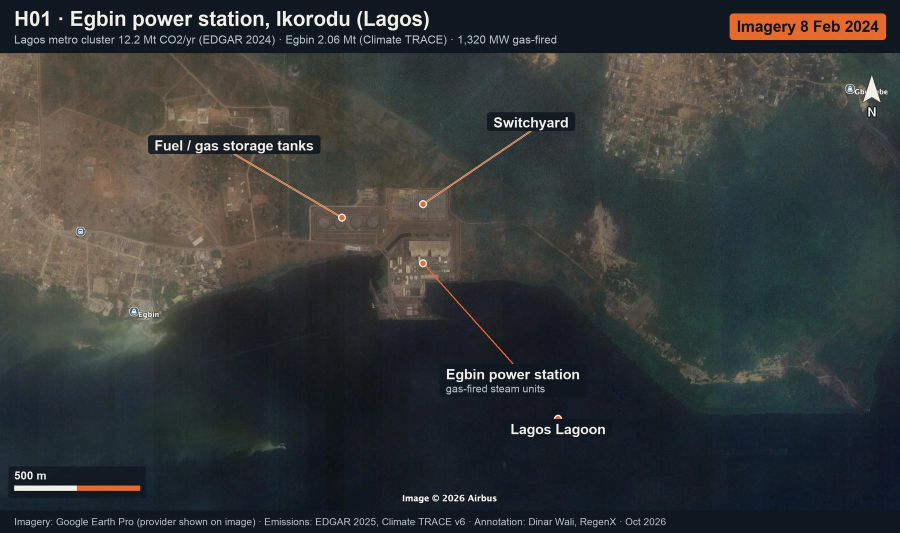
#> input picture atlas/latest/H01_latest.jpg, 1800 x 1066 px (shown at 1/2 size)
$ python -i shoot.py   (imports and definitions only)
#> lines starting #> are read from the running program, lines starting #| are printed output that depends on the picture
import json, sys, time, subprocess, os
import numpy as np
from PIL import Image
sys.path.insert(0,'.'); from cam import write
# [1 line that did not run here, left out]
os.makedirs('raw',exist_ok=True); import tempfile; tmp=os.path.join(tempfile.gettempdir(),'_ge.png')
WIN=os.environ.get('EARTH_WINDOW_ID','')  # Earth Pro CGWindowID (e.g. from an AppleScript/Quartz window list)
def grab(p):
    for _ in range(60):
        if os.path.exists(p): os.remove(p)
        subprocess.run(['screencapture','-x','-o','-l',WIN,p],capture_output=True)
        if os.path.exists(p) and os.path.getsize(p)>0: return
        print('  capture failed (screen locked?) - retrying', flush=True); time.sleep(10)
    raise SystemExit('capture kept failing')
def small(p): return np.asarray(Image.open(p).convert('L').crop((199,250,2740,1541)).resize((254,129)),dtype=float)
#> called with p = '../../atlas/latest/H01_latest.jpg'
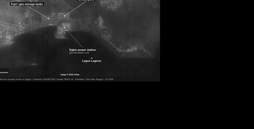
#> returned value: shape (129, 254) float64; min 0, max 178, mean 20.3
# [13 lines not run here, left out]

>>> result = small('../../atlas/latest/H01_latest.jpg')

$ run again, on atlas/latest/H03_latest.jpg
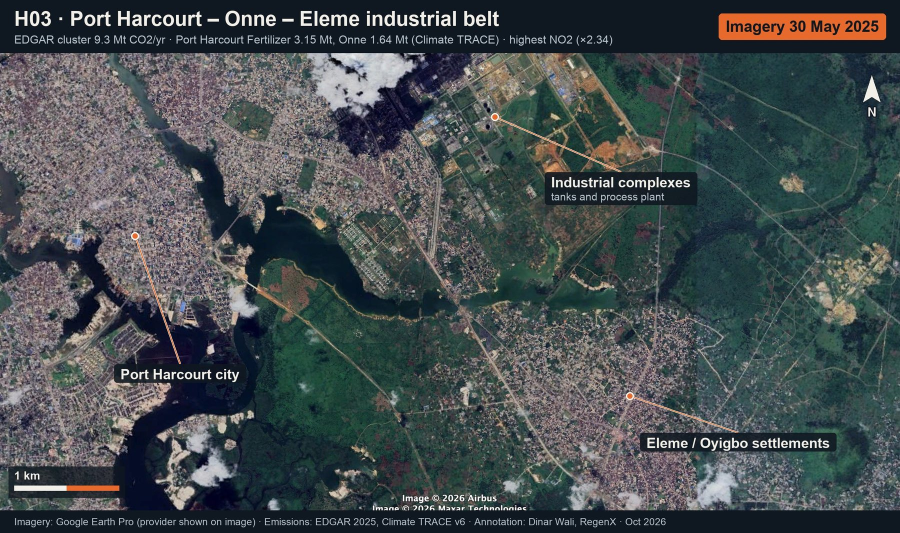
#> input picture atlas/latest/H03_latest.jpg, 1800 x 1066 px (shown at 1/2 size)
#> in small, `def small(p): return np.asarray(Image.open(p).convert('L').crop((199,2..`:
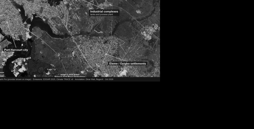
#> returned value: shape (129, 254) float64; min 0, max 215, mean 29.2

$ run again, on atlas/latest/H04_latest.jpg
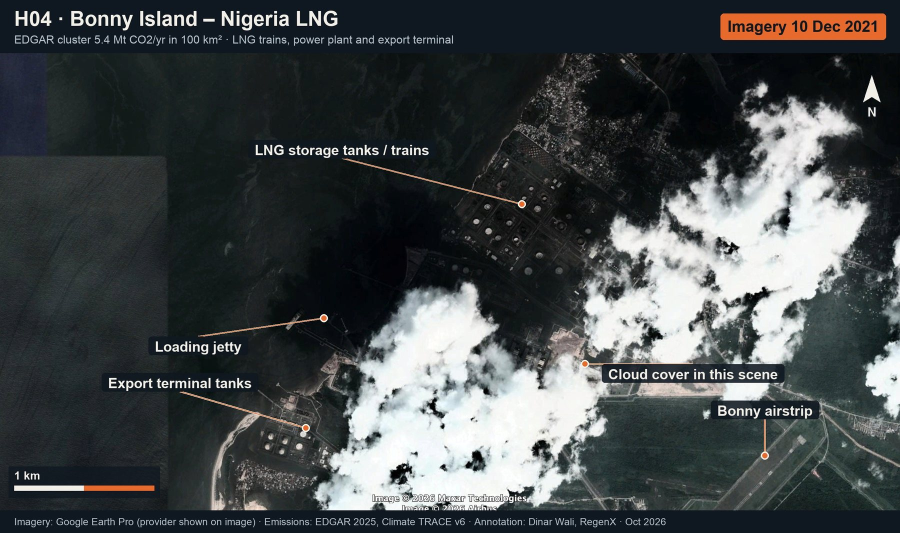
#> input picture atlas/latest/H04_latest.jpg, 1800 x 1066 px (shown at 1/2 size)
#> in small, `def small(p): return np.asarray(Image.open(p).convert('L').crop((199,2..`:
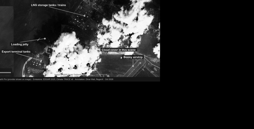
#> returned value: shape (129, 254) float64; min 0, max 255, mean 34.6

$ run again, on atlas/latest/H05_latest.jpg
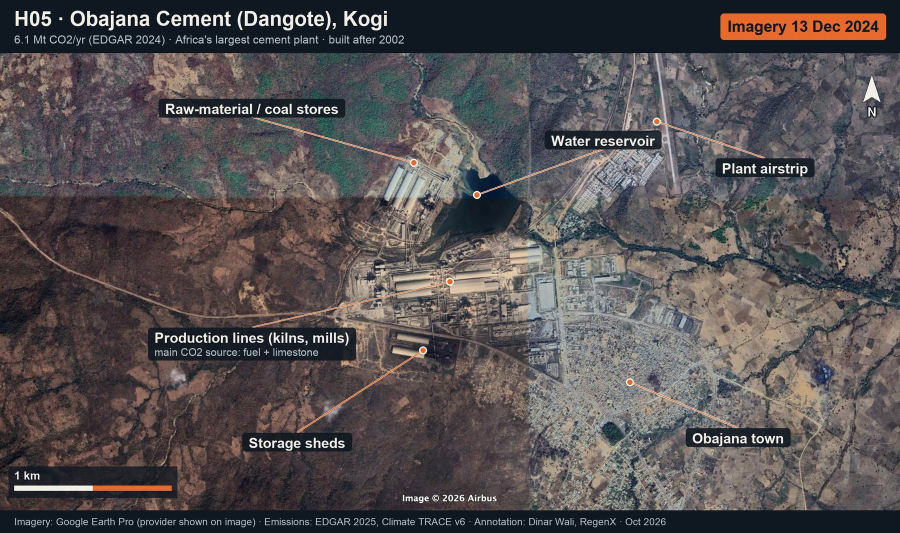
#> input picture atlas/latest/H05_latest.jpg, 1800 x 1066 px (shown at 1/2 size)
#> in small, `def small(p): return np.asarray(Image.open(p).convert('L').crop((199,2..`:
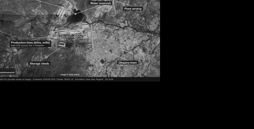
#> returned value: shape (129, 254) float64; min 0, max 204, mean 35.7
